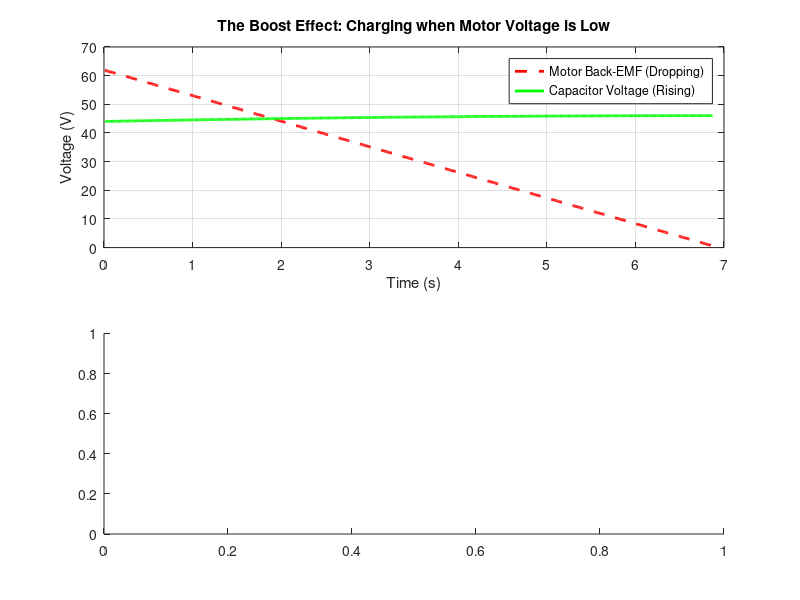

Reproduce this figure in MATLAB. (Note: this script raises an error after producing the figure.)
% --- regenerative braking simulation (boost converter model) ---
clear; clc; close all;

%Note:






%% -------------------------- INPUTS USER CAN CHANGE -------------------------------------------------------------
%-----------------------------------------------------------------------------------------------------------------
%-----------------------------------------------------------------------------------------------------------------

mass = 1400;                              % mass of train (kg)
wheelradius = 0.1;                        % radius (meters)
gearratio = 10;                           % gear ratio
crr = 0.004;


% BRAKING
initial_speed = 4.17;                     % initial speed (15 km/h in m/s)
decel_rate = 0.6;                         % braking of 0.6 m/s^2


% ACCELERATION
target_speed_kmh = 15;                    % target speed to reach when accelerating using energy recovered
acceleration = 0.6;


% MOTOR CONSTANTS
nominal_voltage = 48;
nominal_rpm = 4000;
pair_poles = 4;

B = 1.0;                                  % Tesla (max magnetic flux)
k_h = 0.015;                              % W/(Hz·T^n·kg)
k_e = 0.0003;                             % W/(Hz^2·T^2·kg)
n   = 1.6;
m_fe = 2.7;                               % kg of stator iron per motor




% SUPERCAPACITOR CONSTANTS
c = 165;                                  % capacitance (farads)
cap_pre_charge = 44;                      % pre-charge voltage (volts)








%% ------------------- PHASE 1 - VOLTAGE RISE WHILE BRAKING ----------------------------------


% 1. system constants
nominal_w = nominal_rpm*(2*pi/60);
kv = nominal_rpm/nominal_voltage;         % motor constant (volts/(rad/s))
kt = 8.27/kv;
ke = kt * (3/2);                                  % torque constant (nm/a)
r_circuit = (9.6e-3)/2;                          % internal resistance (wires + cap esr)
efficiency = 0.85;                        % controller boost efficiency (85%)

cap_voltage = cap_pre_charge;


% compute current output when braking
f_braking = mass * decel_rate;
t_wheels = f_braking * wheelradius;
t_motor = t_wheels/gearratio;
t_per_motor = t_motor/2;
brakingcurrent = t_per_motor/kt;



% simulation setup
dt = 0.01;           % time step (seconds)
time = 0;
results = [];        % array to store data for plotting

% simulation loop (run until stopped)
while initial_speed > 0.05
    
    % --- mechanical physics ---
    % calculate rpm
    wheelrpm = (initial_speed * 60) / (2 * pi * wheelradius);
    motorrpm = wheelrpm * gearratio;
    motor_w = motorrpm * (2*pi/60);

    
    % Steinmetz iron losses per motor
    f_e = pair_poles * motor_w / (2*pi);                    % eletrical frequency
    p_h = k_h * f_e * B^n * m_fe;
    p_e = k_e * f_e^2 * B^2 * m_fe;

    p_fe_total = 2 * (p_h + p_e);

    
    % calculate motor back emf
    v_motor = motor_w * ke - r_circuit*brakingcurrent;     
    
    % calculate braking torque & force
    % torque = kt * current * gearratio
    torque_total = 2 * (kt * brakingcurrent) * gearratio; % 2 motors
    braking_force = torque_total / wheelradius;
    
    % decelerate the train (f = ma -> a = f/m)
    decel = braking_force / mass;
    initial_speed = initial_speed - (decel * dt);
    
    % --- electrical physics (the boost controller) ---
    % power generated by motor = voltage * current
    p_motor = v_motor * brakingcurrent * 2 - p_fe_total; % 2 motors
    
    % power delivered to capacitor = motor power * efficiency
    p_charging = p_motor * efficiency;
    
    % calculate current going into the capacitor
    % p = v * i  ->  i = p / v
    i_cap = p_charging / cap_voltage;
    
    % update capacitor voltage
    % dV = (I * dt) / C
    cap_voltage = cap_voltage + (i_cap * dt / c);

    if cap_voltage > 48
        fprintf('!!! REACHED SUPERCAPACITOR MAXIMUM VOLTAGE\nDECREASE SUPERCAPACITOR PRE-CHARGE AND TRY AGAIN\n ');
        return;
    end
    
    % --- data logging ---
    time = time + dt;
    % store: [time, speed, motorVoltage, capVoltage, capCurrent]
    results = [results; time, initial_speed, v_motor, cap_voltage, i_cap];
end






%% ---------------------- PHASE 2 - COMPUTE DISTANCE TRAVELLED WITH RECOVERED ENERGY ------------------------

fprintf('Starting phase 2 - travel with energy recovered\n\n');

% calculate current input to motor while accelerating (NEGLETING INCLINED PLANE)

%when accelerating
total_traction_force = (mass * acceleration) + (mass * 9.81 * crr);%assuming plane
torque_wheels = total_traction_force * wheelradius;
torque_motor = torque_wheels/(gearratio * 0.85);
torque_per_motor = torque_motor/2;
current_accel_per_motor = torque_per_motor/kt;

fprintf('Current during Acceleration per motor: %.2f Amps\n', current_accel_per_motor);


% when cruising (a=0)
f_friction = mass * 9.81 * crr;%assuming plane
t_wheel_cruise = f_friction * wheelradius;
t_motor_cruise = t_wheel_cruise /(gearratio*0.85);
t_per_motor_cruise = t_motor_cruise / 2;
current_cruise_per_motor = t_per_motor_cruise / kt;

fprintf('Current during Cruising per motor: %.2f Amps\n', current_cruise_per_motor);



% phase 2 variables
target_speed = target_speed_kmh/3.6;
velocity_drive = 0;
distance_total = 0;
time_drive = 0;
results_drive = [];


% driving loop
while true

    if cap_voltage > cap_pre_charge
        has_energy = true;
    else
        has_energy = false;
    end


    if has_energy == true


        if velocity_drive < target_speed
            %accelerating
            current_now = current_accel_per_motor;
            mode = 1;       %acceleration
        
        else
            %cruising
            current_now = current_cruise_per_motor;
            mode = 2;       % cruise
        end

    else
        %coasting
        current_now = 0;
        mode = 3;
    end


    if mode == 3
        %coasting
        force_push = 0;

    else
        torque_produced = 2 * (current_now * kt) * gearratio * 0.85;
        force_push = torque_produced / wheelradius;                         %force that moves the train

    end


    %compute real acceleration
    crr_force = mass*9.81*crr;                      %rolling resistance force
    f_mech = 0.002*mass*9.81;                       %estimate for drag on gearbox and bearings
    force_resistive = crr_force + f_mech;

    force_net = force_push - force_resistive;
    accel_real = force_net / mass;

    % update speed
    velocity_drive = velocity_drive + (accel_real * dt);



    % speed limiter 
    if velocity_drive > target_speed && mode ~= 3
        velocity_drive = target_speed;
    end

    %stopping condition
    if velocity_drive <= 0.05 && mode == 3
        break;
    end

    distance_total = distance_total + (velocity_drive * dt);

    wheelrpm_drive = (velocity_drive * 60) / (2 * pi * wheelradius);
    motor_w_drive = (wheelrpm_drive * gearratio) * (2*pi/60);
    v_bemf = motor_w_drive * ke - r_circuit*current_now;


    %Steinmetz power losses
    f_e = pair_poles * motor_w_drive / (2*pi);

    p_h = k_h * f_e * B^n * m_fe;
    p_e = k_e * f_e^2 * B^2 * m_fe;

    p_fe_one_motor = p_h + p_e;
    p_fe_total = 2 * p_fe_one_motor;


    % updating supercapacitor voltage
    if has_energy
    
        voltage_headroom = cap_voltage - v_bemf;
        if voltage_headroom <= 0
            % if back-emf > voltage on capacitor current cannot flow
            velocity_drive = velocity_drive * 0.99;
            current_now = 0;
        end
    
        p_mech_elec = (v_bemf * current_now) * 2;
        p_total = p_mech_elec + p_fe_total;
    
        p_cap_draw = p_total / 0.85;
        
    
        i_cap_out = p_cap_draw / cap_voltage;
        dV = (i_cap_out * dt) / c;
        cap_voltage = cap_voltage - dV;
        
    end
        


    time_drive = time_drive + dt;
    results_drive = [results_drive; time_drive, velocity_drive, cap_voltage, distance_total, mode, v_bemf, accel_real];


end

    

















%% ---------------------------------- PLOTS AND RESULTS -------------------------------------

figure('Name', 'Regen Braking Analysis');

% plot 1: voltages (the proof of boost)
subplot(2,1,1);
plot(results(:,1), results(:,3), 'r--', 'LineWidth', 2); hold on;
plot(results(:,1), results(:,4), 'g', 'LineWidth', 2);
title('The Boost Effect: Charging when Motor Voltage is Low');
legend('Motor Back-EMF (Dropping)', 'Capacitor Voltage (Rising)');
ylabel('Voltage (V)'); xlabel('Time (s)');
grid on;

% plot 2: speed and current
subplot(2,1,2);
yyaxis left
plot(results(:,1), results(:,2), 'b', 'LineWidth', 2);
ylabel('Train Speed (m/s)');
yyaxis right
plot(results(:,1), results(:,5), 'k', 'LineWidth', 1);
ylabel('Current Into Capacitor (A)');
title('Train Speed vs Charging Current');
xlabel('Time (s)');
grid on;

% --- new figure: power & capacitor current ---
figure('Name', 'Power & Current Analysis');

% 1. calculate power vector for plotting
% power = motor voltage (col 3) * braking current * 2 motors
power_motor_vector = results(:,3) .* brakingcurrent .* 2;

% subplot 1: power generated by motors
subplot(2, 1, 1);
plot(results(:,1), power_motor_vector, 'm', 'LineWidth', 2);
title('Total Power Generated by Motors (Pre-Efficiency)');
xlabel('Time (s)');
ylabel('Power (Watts)');
grid on;
legend('P_{generated} = V_{emf} * I_{brake} * 2');

% subplot 2: current going into supercapacitor
subplot(2, 1, 2);
plot(results(:,1), results(:,5), 'k', 'LineWidth', 2);
title('Actual Current Entering Supercapacitor');
xlabel('Time (s)');
ylabel('Current (Amps)');
grid on;
legend('I_{cap} (Drops as Voltage Drops)');

% --- final results ---
% the 'end' keyword grabs the very last entry in the array
final_cap_voltage = results(end, 4);





figure('Name', 'Phase 2: Driving Range');

% Subplot 1: Speed
subplot(3,1,1);
plot(results_drive(:,4), results_drive(:,2), 'b', 'LineWidth', 2);
% Find the row index where Mode 3 starts
idx_coast = find(results_drive(:,5)==3, 1);

% Get the distance (Column 4) from that specific row
if ~isempty(idx_coast)
    xline(results_drive(idx_coast, 4), '--k', 'Power Cut');
end
title(['Total Distance: ' num2str(round(distance_total)) ' m']);
ylabel('Speed (m/s)'); xlabel('Distance (m)');
legend('Speed', 'Start of Coasting');
grid on;

% Subplot 2: Voltage Supply vs. Demand
subplot(3,1,2);

% Plot Capacitor Voltage (Column 3) - The Supply
plot(results_drive(:,4), results_drive(:,3), 'r', 'LineWidth', 2); hold on;

% Plot Motor Back-EMF (Column 6) - The Demand
plot(results_drive(:,4), results_drive(:,6), 'b--', 'LineWidth', 1.5);

% Plot the Limit Line
yline(cap_pre_charge, '--k', 'Empty Limit');

title('Voltage Convergence: Supply (Red) vs Demand (Blue)');
ylabel('Voltage (V)'); xlabel('Distance (m)');
legend('Capacitor Supply', 'Motor Back-EMF', 'Empty Limit');
grid on;


% Subplot 1: Speed vs Time
subplot(3,1,3);

% CHANGE 1: Use Column 1 (Time) for X-axis instead of Column 4 (Distance)
plot(results_drive(:,1), results_drive(:,2), 'b', 'LineWidth', 2);

% Find the row index where Mode 3 starts
idx_coast = find(results_drive(:,5)==3, 1);

% CHANGE 2: Get the TIME (Column 1) from that specific row for the vertical line
if ~isempty(idx_coast)
    xline(results_drive(idx_coast, 1), '--k', 'Power Cut');
end

% Optional: You might want to display Total Time in the title now
title(['Speed Profile over Time']);
ylabel('Speed (m/s)'); 
xlabel('Time (s)'); % CHANGE 3: Update label
legend('Speed', 'Start of Coasting');
grid on;




fprintf('--------------------------------------\n');
fprintf('Simulation Complete.\n');
fprintf('Pre-Charge Voltage:               %.2f V\n', results(1, 4));
fprintf('Final Voltage:                    %.2f V\n', final_cap_voltage);
fprintf('Voltage Rise:                     %.2f V\n', final_cap_voltage - results(1, 4));
fprintf('--------------------------------------\n\n');
fprintf('Range test:\n');
% Calculate Minutes and Seconds
mins = floor(time_drive / 60);
secs = rem(time_drive, 60);

fprintf('Distance travelled:              %.2f meters\n', distance_total);
fprintf('Time elapsed:                    %d min %.0f sec\n', mins, secs);
fprintf('Final supercapacitor voltage:    %.2f V\n', cap_voltage);
fprintf('--------------------------------------\n\n');
